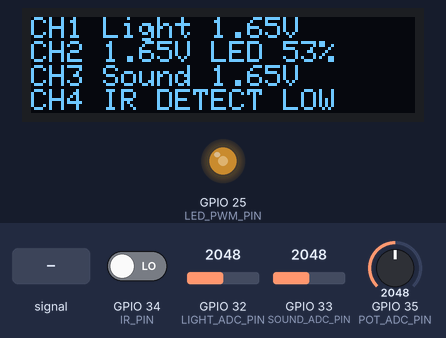
The sketch below on a simulated ESP32. On the bench: 128×32 one-colour display, output pins drawn as LEDs (lit = HIGH). The test bench sets the inputs (shaded band); at power-on: GPIO 35 (POT_ADC_PIN) = 2048, GPIO 34 (IR_PIN) LOW, GPIO 32 (LIGHT_ADC_PIN) = 2048, GPIO 33 (SOUND_ADC_PIN) = 2048 (analog values on the 0–4095 scale). What the sketch prints to the serial monitor is not drawn.

Above: at 1.2 s.
1.3 s: GPIO 35 (POT_ADC_PIN) set to 2085
At 2.7 s:
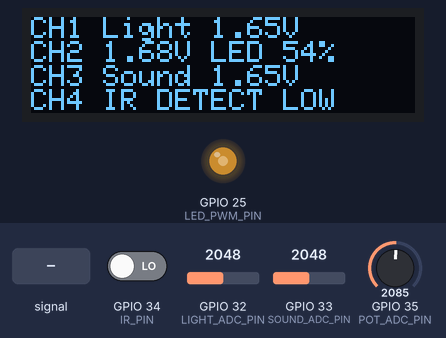
3.0 s: GPIO 34 (IR_PIN) driven HIGH
At 3.7 s:
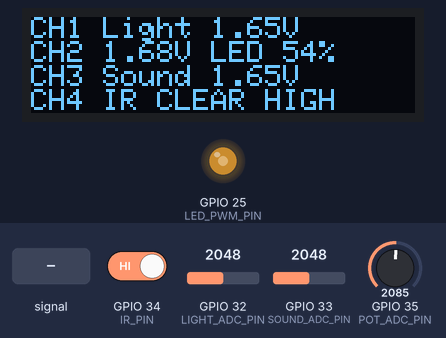
4.5 s: GPIO 33 (SOUND_ADC_PIN) fed a 200 Hz sine of ±327 counts around its level
At 4.72 s:
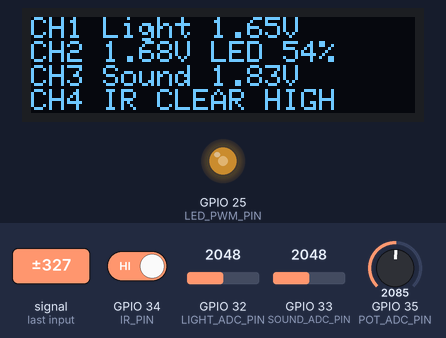
6.8 s: GPIO 34 (IR_PIN) driven LOW
At 7.01 s:
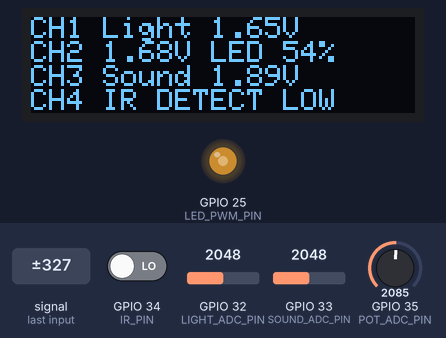
8.3 s: GPIO 35 (POT_ADC_PIN) set to 2866
At 8.79 s:
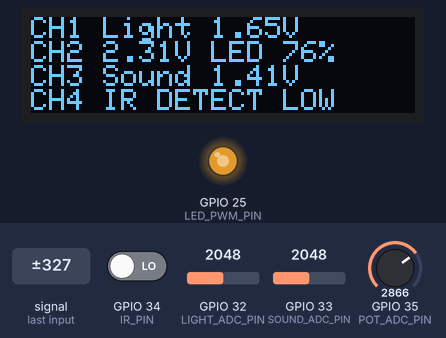
10.6 s: GPIO 35 (POT_ADC_PIN) set to 1228
At 11.3 s:
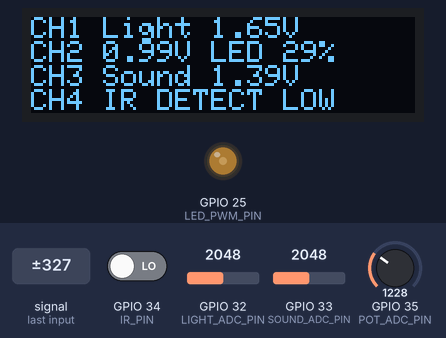
Timing chart, 0 to 13.6 s (numbered marks = the images above; inputs shaded):
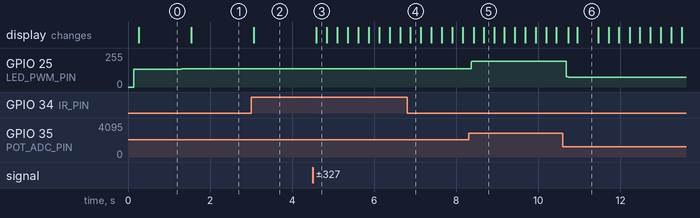

Measured:
- the behaviour switches between 2054 and 2055 on GPIO 35 (POT_ADC_PIN) (found by bisection; images 0 and 1)
- after the input at 1.3 s, GPIO 25 (LED_PWM_PIN): 134/255 → 137/255 at once; the display: changes after 0.24 s (image 1)
- after the input at 3.0 s, the display: changes after 0.07 s (image 2)
- after the input at 4.5 s, the display: changes after 0.09 s (image 3)
- after the input at 6.8 s, the display: changes after 0.08 s (image 4)
- after the input at 8.3 s, GPIO 25 (LED_PWM_PIN): 137/255 → 193/255 after 0.07 s
- after the input at 10.6 s, GPIO 25 (LED_PWM_PIN): 193/255 → 75/255 after 0.08 s

The sketch:

ESP32_Four_Channel_DSO_OLED.ino
```cpp
// ESP32 DevKit / WROOM-32, four-channel serial DSO and 128x32 I2C OLED.
// Arduino libraries: Adafruit SSD1306 and Adafruit GFX Library.
// OLED: VCC -> 3.3 V, GND -> GND, SDA -> GPIO21, SCL -> GPIO22.
#include <Arduino.h>
#include <Adafruit_SSD1306.h>
#include <Wire.h>
#include <esp_arduino_version.h>
#include <esp_timer.h>
#include <freertos/FreeRTOS.h>
#include <freertos/queue.h>
#include <freertos/semphr.h>
#include <freertos/task.h>
#include <stdio.h>
#include <string.h>

namespace {
constexpr uint8_t ADS_ADDRESS = 0x48;  // ADDR tied to GND
// Set false to use the ESP32 ADC1 pins in the wiring guide.
constexpr bool USE_ADS1115 = false;
constexpr uint8_t POT_ADC_PIN = 35;
// Enable only for a 10 kΩ pot with its high-side leg wired to GPIO26.
constexpr bool POWER_10K_POT_FROM_GPIO26 = false;
constexpr uint8_t POT_POWER_PIN = 26;
constexpr uint8_t LED_PWM_PIN = 25;
constexpr uint32_t LED_PWM_HZ = 1000;
constexpr uint8_t LED_PWM_BITS = 10;
constexpr uint16_t LED_MAX_DUTY = (1U << LED_PWM_BITS) - 1U;
constexpr uint8_t LEGACY_LED_CHANNEL = 0;
// Adjust to the CH2 readings at the two ends of the knob if needed.
constexpr float POT_OFF_V = USE_ADS1115 ? 0.03f : 0.15f;
constexpr float POT_FULL_V = USE_ADS1115 ? 3.24f : 3.00f;
constexpr float LED_FILTER_WEIGHT = 0.20f;
static_assert(POT_OFF_V < POT_FULL_V, "Set POT_FULL_V above POT_OFF_V");
constexpr uint8_t LIGHT_ADC_PIN = 32;
constexpr uint8_t SOUND_ADC_PIN = 33;
constexpr uint8_t IR_PIN = 34;   // Connect the module's DO/OUT pin.
// Select which pin level the app labels as detected.
constexpr bool IR_ACTIVE_LOW = true;
constexpr float IR_LOW_V = 1.0f;
constexpr float IR_HIGH_V = 2.0f;
constexpr int SDA_PIN = 21;
constexpr int SCL_PIN = 22;
constexpr uint32_t I2C_HZ = 400000;
constexpr bool ENABLE_OLED = true;
constexpr uint8_t OLED_ADDRESS = 0x3C;
constexpr uint8_t OLED_WIDTH = 128;
constexpr uint8_t OLED_HEIGHT = 32;
constexpr uint32_t OLED_REFRESH_MS = 250;
constexpr uint32_t BAUD = 921600;
constexpr uint32_t HELLO_INTERVAL_MS = 2000;
constexpr uint32_t SCAN_GAP_US = 25000;
constexpr uint8_t ROWS_PER_PACKET = 4;

constexpr uint8_t CONVERSION_REG = 0x00;
constexpr uint8_t CONFIG_REG = 0x01;
constexpr uint16_t START_OR_READY = 0x8000;
constexpr uint16_t SINGLE_ENDED_MUX = 0x4000;
constexpr uint16_t PGA_4V096 = 0x0200;
constexpr uint16_t SINGLE_SHOT = 0x0100;
constexpr uint16_t RATE_860_SPS = 0x00E0;
constexpr uint16_t COMPARATOR_OFF = 0x0003;
constexpr double VOLTS_PER_COUNT = 4.096 / 32768.0;

struct SampleRow {
  int64_t timestampUs;
  float light;
  float potentiometer;
  float sound;
  float ir;
};

struct OledSnapshot {
  SampleRow readings;
  uint16_t duty;
  bool pwmReady;
  bool valid;
};

bool scan(SampleRow &row);
void sendHello();
void publishOled(const SampleRow *readings);

SampleRow block[ROWS_PER_PACKET];
size_t rowCount = 0;
uint32_t sequenceNumber = 0;
uint32_t lastHelloMs = 0;
int64_t previousScanUs = 0;
bool gapPending = true;
bool wireReady = false;
bool ledPwmReady = false;
uint16_t ledDuty = UINT16_MAX;
float filteredPotVolts = 0.0f;
bool irAdsHigh = false;
const char *previousStatus = nullptr;
Adafruit_SSD1306 oled(OLED_WIDTH, OLED_HEIGHT, &Wire, -1, I2C_HZ, I2C_HZ);
QueueHandle_t oledQueue = nullptr;
SemaphoreHandle_t oledBusMutex = nullptr;
uint32_t lastOledQueuedMs = 0;

bool initI2c() {
  if (!wireReady) {
    wireReady = Wire.begin(SDA_PIN, SCL_PIN, I2C_HZ);
    if (wireReady) Wire.setTimeOut(10);
  }
  return wireReady;
}

void oledTask(void *) {
  OledSnapshot snapshot{};
  for (;;) {
    if (xQueueReceive(oledQueue, &snapshot, portMAX_DELAY) != pdTRUE) continue;
    oled.clearDisplay();
    oled.setCursor(0, 0);
    if (snapshot.valid) {
      const auto &row = snapshot.readings;
      const unsigned dutyPct = (100U * snapshot.duty + LED_MAX_DUTY / 2) / LED_MAX_DUTY;
      const bool irHigh = row.ir >= 0.5f;
      const bool detected = IR_ACTIVE_LOW ? !irHigh : irHigh;
      char line[24];
      snprintf(line, sizeof(line), "CH1 Light %.2fV", row.light);
      oled.println(line);
      if (snapshot.pwmReady) {
        snprintf(line, sizeof(line), "CH2 %.2fV LED %u%%", row.potentiometer, dutyPct);
      } else {
        snprintf(line, sizeof(line), "CH2 %.2fV LED ERR", row.potentiometer);
      }
      oled.println(line);
      snprintf(line, sizeof(line), "CH3 Sound %.2fV", row.sound);
      oled.println(line);
      snprintf(line, sizeof(line), "CH4 IR %s %s", detected ? "DETECT" : "CLEAR",
               irHigh ? "HIGH" : "LOW");
      oled.print(line);
    } else {
      oled.println(F("No sensor data"));
      oled.print(F("Check ADS1115"));
    }
    if (oledBusMutex) xSemaphoreTake(oledBusMutex, portMAX_DELAY);
    oled.display();
    if (oledBusMutex) xSemaphoreGive(oledBusMutex);
  }
}

void startOled() {
  if (!initI2c()) return;
  Wire.beginTransmission(OLED_ADDRESS);
  if (Wire.endTransmission() != 0) return;
  if (!oled.begin(SSD1306_SWITCHCAPVCC, OLED_ADDRESS, false, false)) return;
  oled.clearDisplay();
  oled.setTextSize(1);
  oled.setTextColor(SSD1306_WHITE);
  oled.setTextWrap(false);
  oled.setCursor(0, 0);
  oled.print(F("Waiting for samples"));
  oled.display();

  oledQueue = xQueueCreate(1, sizeof(OledSnapshot));
  if (!oledQueue) return;
  // The OLED and ADS1115 share I2C only in external-ADC mode.
  if (USE_ADS1115) oledBusMutex = xSemaphoreCreateMutex();
  if ((!USE_ADS1115 || oledBusMutex) &&
      xTaskCreate(oledTask, "DSO OLED", 4096, nullptr, 1, nullptr) == pdPASS) return;
  if (oledBusMutex) vSemaphoreDelete(oledBusMutex);
  oledBusMutex = nullptr;
  vQueueDelete(oledQueue);
  oledQueue = nullptr;
}

void publishOled(const SampleRow *readings) {
  if (!oledQueue) return;
  const uint32_t now = millis();
  if (now - lastOledQueuedMs < OLED_REFRESH_MS) return;
  lastOledQueuedMs = now;
  OledSnapshot snapshot{};
  if (readings) snapshot.readings = *readings;
  snapshot.duty = ledPwmReady ? ledDuty : 0;
  snapshot.pwmReady = ledPwmReady;
  snapshot.valid = readings != nullptr;
  xQueueOverwrite(oledQueue, &snapshot);
}

bool initLedPwm() {
  pinMode(LED_PWM_PIN, OUTPUT);
  digitalWrite(LED_PWM_PIN, LOW);
#if ESP_ARDUINO_VERSION_MAJOR >= 3
  return ledcAttach(LED_PWM_PIN, LED_PWM_HZ, LED_PWM_BITS);
#else
  if (ledcSetup(LEGACY_LED_CHANNEL, LED_PWM_HZ, LED_PWM_BITS) <= 0) return false;
  ledcAttachPin(LED_PWM_PIN, LEGACY_LED_CHANNEL);
  return true;
#endif
}

void setLedDuty(uint16_t duty) {
  if (!ledPwmReady || duty == ledDuty) return;
#if ESP_ARDUINO_VERSION_MAJOR >= 3
  ledcWrite(LED_PWM_PIN, duty);
#else
  ledcWrite(LEGACY_LED_CHANNEL, duty);
#endif
  ledDuty = duty;
}

void updateLed(float potVolts) {
  // Constrain before filtering to keep the two endpoints responsive.
  const float bounded = constrain(potVolts, POT_OFF_V, POT_FULL_V);
  filteredPotVolts += LED_FILTER_WEIGHT * (bounded - filteredPotVolts);
  const float fraction = (filteredPotVolts - POT_OFF_V) / (POT_FULL_V - POT_OFF_V);
  setLedDuty(static_cast<uint16_t>(fraction * LED_MAX_DUTY + 0.5f));
}

bool readRegister(uint8_t reg, uint16_t &value) {
  Wire.beginTransmission(ADS_ADDRESS);
  Wire.write(reg);
  if (Wire.endTransmission(false) != 0) return false;
  if (Wire.requestFrom(ADS_ADDRESS, static_cast<size_t>(2)) != 2) return false;
  const int highByte = Wire.read();
  const int lowByte = Wire.read();
  if (highByte < 0 || lowByte < 0) return false;
  value = static_cast<uint16_t>((highByte << 8) | lowByte);
  return true;
}

bool readInput(uint8_t channel, int16_t &counts) {
  const uint16_t config = START_OR_READY | SINGLE_ENDED_MUX |
      (static_cast<uint16_t>(channel) << 12) | PGA_4V096 |
      SINGLE_SHOT | RATE_860_SPS | COMPARATOR_OFF;
  Wire.beginTransmission(ADS_ADDRESS);
  Wire.write(CONFIG_REG);
  Wire.write(static_cast<uint8_t>(config >> 8));
  Wire.write(static_cast<uint8_t>(config));
  if (Wire.endTransmission() != 0) return false;

  const int64_t deadlineUs = esp_timer_get_time() + 8000;
  delayMicroseconds(1350);
  uint16_t status;
  do {
    if (!readRegister(CONFIG_REG, status)) return false;
    if ((status & START_OR_READY) != 0) {
      uint16_t raw;
      if (!readRegister(CONVERSION_REG, raw)) return false;
      counts = static_cast<int16_t>(raw);
      return true;
    }
    delayMicroseconds(200);
  } while (esp_timer_get_time() < deadlineUs);
  return false;
}

bool scan(SampleRow &row) {
  const int64_t startUs = esp_timer_get_time();
  if (USE_ADS1115) {
    int16_t light, potentiometer, sound, ir;
    if (!readInput(0, light) || !readInput(1, potentiometer) ||
        !readInput(2, sound) || !readInput(3, ir)) return false;
    row.light = light * VOLTS_PER_COUNT;
    row.potentiometer = potentiometer * VOLTS_PER_COUNT;
    row.sound = sound * VOLTS_PER_COUNT;
    // Retain the comparator state through ambiguous mid-band samples.
    const float irVolts = ir * VOLTS_PER_COUNT;
    irAdsHigh = irVolts >= IR_HIGH_V || (irVolts > IR_LOW_V && irAdsHigh);
    row.ir = irAdsHigh ? 1.0f : 0.0f;
  } else {
    row.light = analogReadMilliVolts(LIGHT_ADC_PIN) / 1000.0f;
    row.potentiometer = analogReadMilliVolts(POT_ADC_PIN) / 1000.0f;
    row.sound = analogReadMilliVolts(SOUND_ADC_PIN) / 1000.0f;
    row.ir = digitalRead(IR_PIN) == HIGH ? 1.0f : 0.0f;
  }
  row.timestampUs = startUs + (esp_timer_get_time() - startUs) / 2;
  return true;
}

void sendHello() {
  Serial.print(F("{\"type\":\"hello\",\"protocol\":1,"
                   "\"device\":\"ESP32 Four Sensors\",\"channels\":["
                   "{\"name\":\"Light\",\"unit\":\"V\"},"
                   "{\"name\":\"Potentiometer\",\"unit\":\"V\"},"
                   "{\"name\":\"Sound\",\"unit\":\"V\"},"
                   "{\"name\":\"IR Output\",\"unit\":\"logic\",\"active_low\":"));
  Serial.println(IR_ACTIVE_LOW ? F("true}]}") : F("false}]}"));
  lastHelloMs = millis();
}

void sendStatus(const char *status, bool repeat) {
  if (!repeat && previousStatus && strcmp(previousStatus, status) == 0) return;
  Serial.printf("{\"type\":\"status\",\"code\":\"%s\"}\n", status);
  previousStatus = status;
}

void sendBlock() {
  Serial.printf("{\"type\":\"samples\",\"seq\":%lu",
                static_cast<unsigned long>(sequenceNumber++));
  if (gapPending) Serial.print(F(",\"discontinuity\":true"));
  Serial.print(F(",\"times\":["));
  for (size_t row = 0; row < rowCount; ++row) {
    const uint64_t timeUs = static_cast<uint64_t>(block[row].timestampUs);
    Serial.printf("%s%llu.%06lu", row == 0 ? "" : ",",
                  static_cast<unsigned long long>(timeUs / 1000000),
                  static_cast<unsigned long>(timeUs % 1000000));
  }
  Serial.print(F("],\"values\":["));
  for (size_t row = 0; row < rowCount; ++row) {
    if (row != 0) Serial.print(',');
    const SampleRow &sample = block[row];
    Serial.printf("[%.6f,%.6f,%.6f,%.0f]",
                  sample.light, sample.potentiometer, sample.sound, sample.ir);
  }
  Serial.println(F("]}"));
  rowCount = 0;
  gapPending = false;
}
}  // namespace

void setup() {
  Serial.begin(BAUD);
  filteredPotVolts = POT_OFF_V;
  ledPwmReady = initLedPwm();
  setLedDuty(0);
  if (POWER_10K_POT_FROM_GPIO26) {
    pinMode(POT_POWER_PIN, OUTPUT);
    digitalWrite(POT_POWER_PIN, HIGH);
  }
  sendHello();
  if (!USE_ADS1115) {
    analogReadResolution(12);
    analogSetPinAttenuation(LIGHT_ADC_PIN, ADC_11db);
    analogSetPinAttenuation(POT_ADC_PIN, ADC_11db);
    analogSetPinAttenuation(SOUND_ADC_PIN, ADC_11db);
    pinMode(IR_PIN, INPUT);
  }
  if (ENABLE_OLED) startOled();
}

void loop() {
  const bool announce = millis() - lastHelloMs >= HELLO_INTERVAL_MS;
  if (announce) sendHello();

  if (USE_ADS1115 && !initI2c()) {
    publishOled(nullptr);
    sendStatus("ads1115_missing", announce);
    delay(250);
    return;
  }

  if (!USE_ADS1115) delay(4);
  SampleRow row{};
  if (oledBusMutex) xSemaphoreTake(oledBusMutex, portMAX_DELAY);
  const bool received = scan(row);
  if (oledBusMutex) xSemaphoreGive(oledBusMutex);
  if (!received) {
    rowCount = 0;
    gapPending = true;
    filteredPotVolts = POT_OFF_V;
    setLedDuty(0);
    publishOled(nullptr);
    sendStatus("ads1115_missing", announce);
    delay(100);
    return;
  }
  updateLed(row.potentiometer);
  publishOled(&row);
  sendStatus(ledPwmReady ? "ready" : "pwm_unavailable", announce);

  if (previousScanUs > 0 && row.timestampUs - previousScanUs > SCAN_GAP_US) {
    rowCount = 0;
    gapPending = true;
  }
  previousScanUs = row.timestampUs;
  block[rowCount++] = row;
  if (rowCount == ROWS_PER_PACKET) {
    sendBlock();
    delay(1);
  }
}
```
